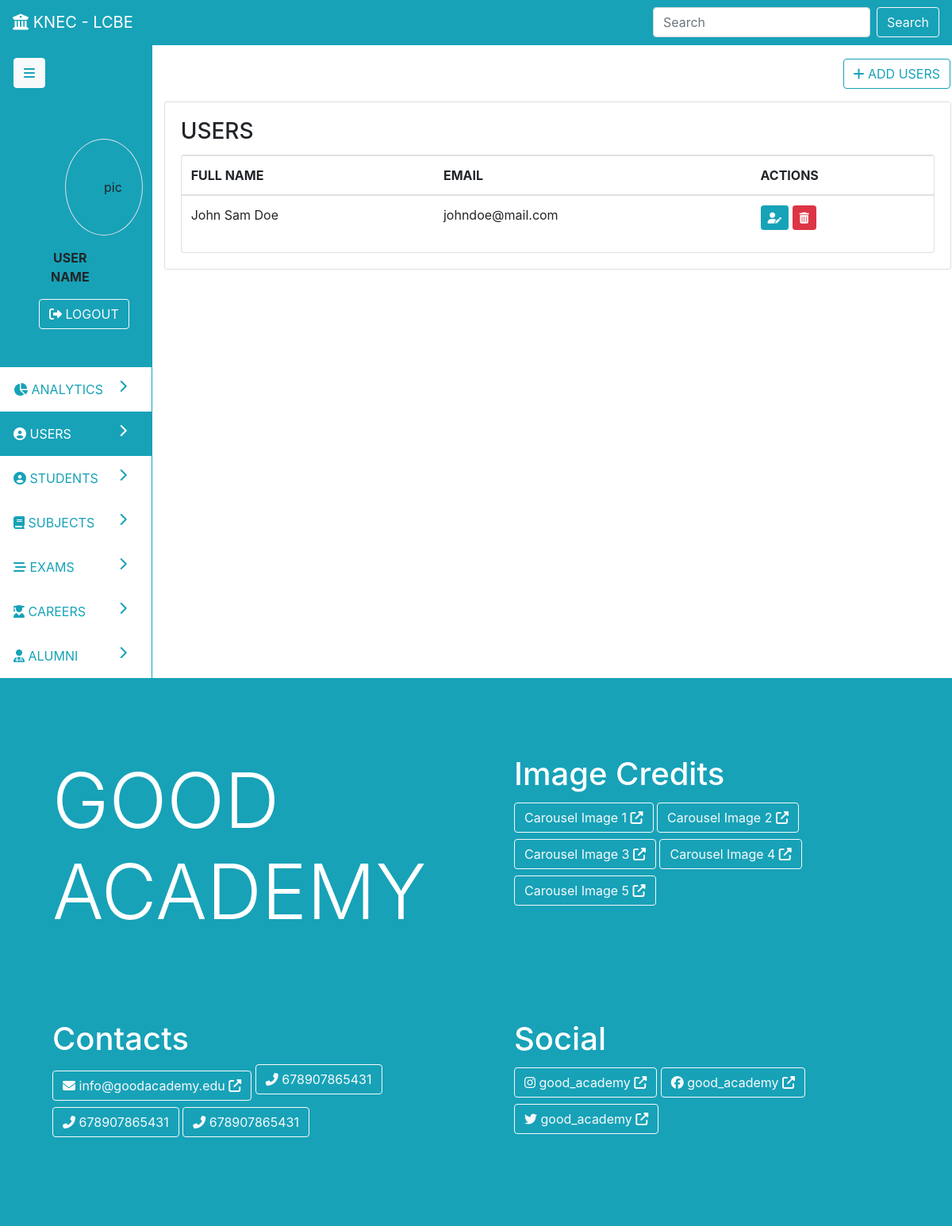
Screenshot of /users with the database file from the repository.
### parent/models.py (models this page shows, shortened)
class User(db.Model):
	id = db.Column(db.Integer, primary_key=True)
	first_name = db.Column(db.String(19), nullable=False)
	middle_name = db.Column(db.String(19), nullable=False)
	last_name = db.Column(db.String(19), nullable=False)
	email = db.Column(db.String(19), unique=True, nullable=False)
	exams = db.relationship('Exam', backref='teacher', lazy=True, cascade='all, delete')
	password = db.Column(db.String(119), nullable=False)
	created_at = db.Column(db.DateTime, nullable=False, default=datetime.utcnow)
	updated_at = db.Column(db.DateTime, nullable=True, onupdate=datetime.utcnow)

### parent/routes.py (the view)
@app.route('/users', methods=['POST', 'GET'])
def users():
	users = User.query.all()
	return render_template('admin/users.html', nav='dash', page='users', users=users, action='read')

### parent/templates/admin/users.html (shortened to what this page needs)
{% extends 'admin-dash.html' %}
{% block pagedata %}
{% if action=='create' %}
<div class="row">
	<div class="col p-3">
		<a class="btn float-right btn-outline-info" href="{{ url_for('users') }}"><i class="fas fa-list"></i> VIEW USERS</a>
	</div>
</div>
<div class="card p-3" onload="changeNav('users')">
	<div class="card-body text-primary">
		<h1 class="card-title text-info">Register New User</h1>
	</div>
	<form class="card" method="post">
		{{ form.hidden_tag() }}
		<div class="card-body">
			<div class="alert alert-info">
				<i class="fas fa-info-circle"></i> The default password for new accounts is 'welcome'
			</div>
			<fieldset>
				<div class="form-group">
					{{ form.first_name.label(class='form-control-label') }}
					{% if form.first_name.errors %}
						{{ form.first_name(class='form-control is-invalid')}}
						<div class="invalid-feedback">
							{% for error in form.first_name.errors %}
								<span>{{ error }}</span>
							{% endfor %}
						</div>
					{% else%}
						{{ form.first_name(class='form-control') }}
					{% endif %}
				</div>
				<div class="form-group">
					{{ form.middle_name.label(class='form-control-label') }}
					{% if form.middle_name.errors %}
						{{ form.middle_name(class='form-control is-invalid')}}
						<div class="invalid-feedback">
							{% for error in form.middle_name.errors %}
								<span>{{ error }}</span>
							{% endfor %}
						</div>
					{% else%}
						{{ form.middle_name(class='form-control') }}
					{% endif %}
				</div>
				<div class="form-group">
					{{ form.last_name.label(class='form-control-label') }}
					{% if form.last_name.errors %}
						{{ form.last_name(class='form-control is-invalid')}}
						<div class="invalid-feedback">
							{% for error in form.last_name.errors %}
								<span>{{ error }}</span>
							{% endfor %}
						</div>
					{% else%}
						{{ form.last_name(class='form-control') }}
					{% endif %}
				</div>
				<div class="form-group">
					{{ form.email.label(class='form-control-label') }}
					{% if form.email.errors %}
						{{ form.email(class='form-control is-invalid')}}
						<div class="invalid-feedback">
							{% for error in form.email.errors %}
								<span>{{ error }}</span>
							{% endfor %}
						</div>
					{% else%}
						{{ form.email(class='form-control') }}
					{% endif %}
				</div>
			</fieldset>
			<div>
				{{ form.submit(class='btn btn-info')}}
			</div>
			</div>
		</div>
	</form>
</div>
{% elif action=='read' %}
<div class="row">
	<div class="col p-3">
		<a class="btn float-right btn-outline-info" href="{{ url_for('create_user') }}"><i class="fas fa-plus"></i> ADD USERS</a>
	</div>
</div>
<div class="card">
	<div class="card-body">
		<h3 class="card-title">USERS</h3>
		<div class="card">
			<div class="table-responsive">
				<table class="table table-hover">
					<thead>
						<tr>
							<th>FULL NAME</th><th>EMAIL</th><th>ACTIONS</th>
						</tr>
					</thead>
					<tbody>
						{% for user in users %}
						<tr>
							<td>{% print(user.first_name) %} {% print(user.middle_name) %} {% print(user.last_name) %}</td>
							<td>{% print(user.email) %}</td>
							<td>
								<a href="{{ url_for('update_user', id=user.id) }}" class="btn btn-sm btn-info" data-toggle="tooltip" data-placement="top" title="EDIT"><i class="fas fa-user-edit"></i></a>
								<a href="{{ url_for('delete_user', id=user.id) }}" class="btn btn-sm btn-danger" data-toggle="tooltip" data-placement="top" title="DELETE"><i class="fas fa-trash-alt"></i></a>
							</td>
						</tr>
						{% endfor %}
					</tbody>
				</table>
			</div>
		</div>
	</div>
</div>
{% endif %}
{% endblock %}

### rows the page displays
User: first_name "John", middle_name "Sam", last_name "Doe", email "johndoe@mail.com"
